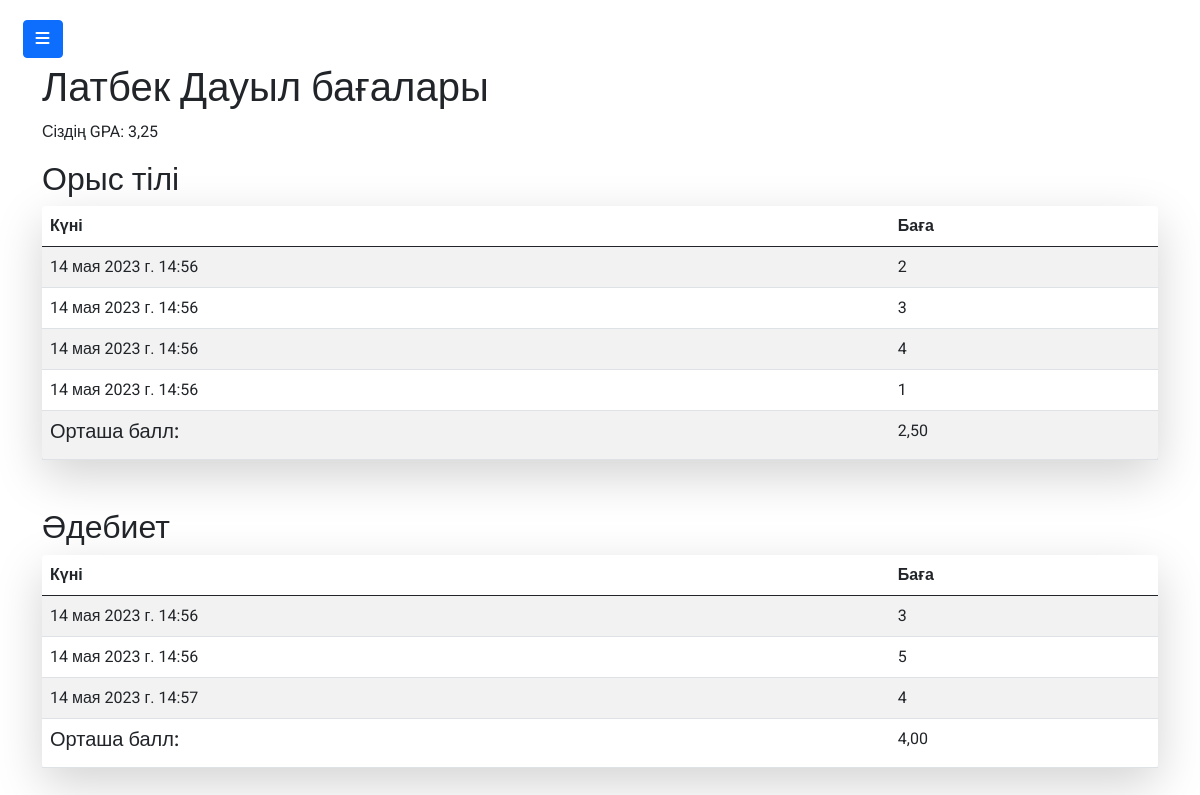
/my_grade/ (signed in), run on the app's committed database.
### college_app/models.py (models this page shows)
class Student(AbstractUser):
	group_student = models.ForeignKey(GroupStudent, on_delete=models.CASCADE, null=True, blank=True, related_name='students')
	class Meta:
		verbose_name = 'Студент'
		verbose_name_plural = 'Студенттер'

class Subject(models.Model):
	name = models.CharField('', max_length=200, null=True, blank=True)
	class Meta:
		verbose_name = 'Сабақ'
		verbose_name_plural = 'Сабақтар'
	def __str__(self):
		return self.name

class Grade(models.Model):
	student = models.ForeignKey(Student, on_delete=models.CASCADE)
	subject = models.ForeignKey(Subject, on_delete=models.CASCADE)
	grade = models.SmallIntegerField(default=0,
									 validators=[
											MaxValueValidator(5),
											MinValueValidator(1)
									 ])
	date = models.DateTimeField(auto_now_add=True, null=True, blank=True)
	class Meta:
		verbose_name = 'Баға'
		verbose_name_plural = 'Бағалар'
	def __str__(self):
		return f'{self.student}, {self.subject}, {self.grade}'

### college_app/views.py (the view)
# urls.py: path('my_grade/', views.grade_view, name='my_grade'),
def grade_view(request):
	user_id = request.user.id
	grades = models.Grade.objects.filter(student_id = user_id)
	print(grades)
	average = models.Grade.objects.filter(student_id=user_id).values('subject').annotate(avg_grade=Avg('grade'))
	subject_ids = [entry['subject'] for entry in average]
	subjects = models.Subject.objects.filter(id__in=subject_ids)
	subject_names = {subject.id: subject.name for subject in subjects}
	for entry in average:
		entry['subject'] = subject_names[entry['subject']]
	avgs = [entry['avg_grade'] for entry in average]
	if len(avgs) > 0:
		gpa = sum(avgs) / len(avgs)
		print('ASDOJSHDIJSD',gpa)
	else:
		gpa = 0
	student_info = get_object_or_404(models.Student, id=user_id)
	print('sdfgsdfgsdfhsdhsdfg',student_info)
	context = {'grades':grades, 'average': average, 'gpa': gpa, 'student_info':student_info}
	return render(request, 'my_grades.html', context)

### college_app/context_processor.py (called while the page is built)
def student(request):
    if request.user.is_authenticated:
        user_id = request.user.id
        group_id = request.user.group_student_id
        student_info = get_object_or_404(models.Student, id=user_id)
        group = models.GroupStudent.objects.filter(id=group_id)
        context = {'student_info': student_info, 'groups': group}
    else:
        context = {}
    return context

### templates/my_grades.html (shortened to what this page needs)
{% extends 'base.html' %}
{% load static %}
{% block css_add %}
    <link rel="stylesheet" href="{% static 'css/news.css' %}"/>
{% endblock css_add %}
{% block content %}
<div class="news_block">
    <div class="container">
        <h1>{{student_info.last_name}} {{student_info.first_name}} бағалары</h1>
        <p>Сіздің GPA: <span class="avg_grade">{{gpa|floatformat:2 }}</span></p>
        {% for subject in average %}
        <h2 class="font-weight-bold">{{ subject.subject }}</h2>
        <div class="shadow-lg mb-5 bg-white rounded">
            <table class="table table-striped">
                <thead>
                    <tr>
                        <th scope="col">Күні</th>
                        <th scope="col">Баға</th>
                    </tr>
                </thead>
                <tbody>
                    {% for grade in grades %}
                    {% if grade.subject|stringformat:"s" == subject.subject|stringformat:"s" %}
                        <tr>
                            <td>{{ grade.date }}</td>
                            <td>{{ grade.grade}}</td>
                        </tr>
                    {% endif %}
                    {% endfor %}
                        <tr>
                            <td><h5>Орташа балл:</h5></td>
                            <td><span class="avg_grade">{{ subject.avg_grade|floatformat:2 }}</span></td>
                        </tr>
                </tbody>
            </table>
        </div>
        {% endfor %}
    </div>
</div>
{% endblock %}

### templates/base.html (shortened to what this page needs)
{% load static %}
<!DOCTYPE html>
<html lang="en">
<head>
    <link href="https://cdn.jsdelivr.net/npm/bootstrap@5.0.2/dist/css/bootstrap.min.css" rel="stylesheet">
    <link rel="stylesheet" href="{% static 'css/style.css' %}">
    <link rel='stylesheet' href='https://cdnjs.cloudflare.com/ajax/libs/font-awesome/6.4.0/css/all.min.css'>
    {% block css_add %}
    {% endblock css_add %}
</head>
<body>
    <div class="sidebar_block">
        <div class="button">
            <button class="btn btn-primary" type="button">
                <i class="fa fa-bars" aria-hidden="true"></i>
            </button>
        </div>
    </div>
    {%block content%}
    {%endblock%}
</body>
</html>

### static/css/style.css (style rules this page uses)
body { background-color: var(--white); font-family: 'Roboto', sans-serif; }
:root { --white: #ffffff; }
* { margin: 0; padding: 0; user-select: none; box-sizing: border-box; }
.sidebar_block { margin: 0; }
.button { position: fixed; top: 20px; left: 20px; height: 45px; width: 45px; text-align: center; border-radius: 3px; cursor: pointer; transition: left 0.4s ease; z-index: 1; }

### static/css/news.css (style rules this page uses)
.news_block { margin-top: 4rem; }
td { -ms-word-break: break-all; word-break: break-word; }

### data on the page
Student: last_name "Латбек", first_name "Дауыл"
Subject: subject "Орыс тілі"
Grade: date "14 мая 2023 г. 14:56", grade "2"
Grade: date "14 мая 2023 г. 14:56", grade "3"
Grade: date "14 мая 2023 г. 14:56", grade "4"
Grade: date "14 мая 2023 г. 14:56", grade "1"
Subject: subject "Әдебиет"
Grade: date "14 мая 2023 г. 14:56", grade "3"
Grade: date "14 мая 2023 г. 14:56", grade "5"
Grade: date "14 мая 2023 г. 14:57", grade "4"

### other printed values
{{ gpa|floatformat:2 }} "3,25"
{{ subject.avg_grade|floatformat:2 }} "2,50" "4,00"
